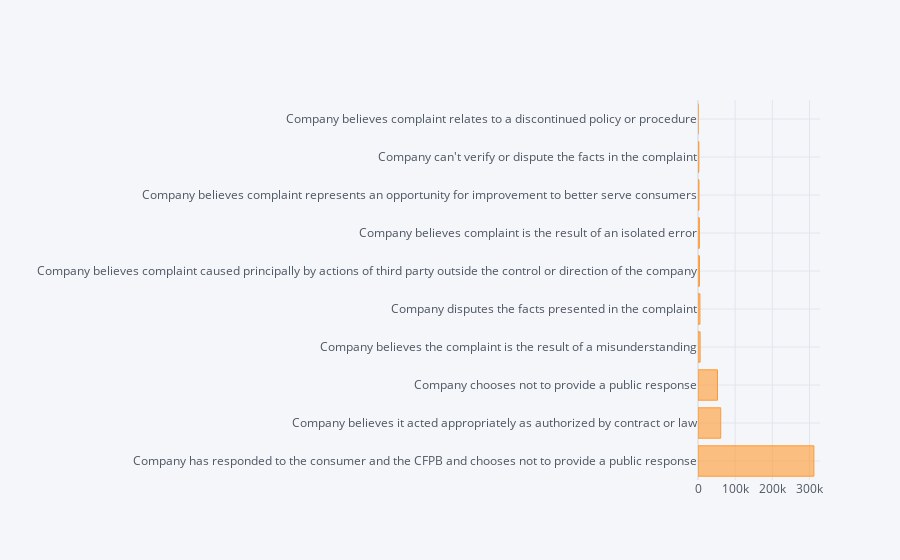

Notebook code cell kept with this figure:
### Code cell
df['Company Public Response'].value_counts().iplot(kind='barh',fontsize=14)

### Figure 1 — Plotly figure (JSON) as saved in the notebook; plotly's stock layout.template omitted (floating-point values rounded to 4 significant figures)
{"data": [{"marker": {"color": "rgba(255, 153, 51, 0.6)", "line": {"color": "rgba(255, 153, 51, 1.0)", "width": 1}}, "name": "Company Public Response", "orientation": "h", "text": "", "type": "bar", "x": [311852, 61135, 52473, 5674, 5257, 3989, 3728, 2618, 2295, 61], "y": ["Company has responded to the consumer and the CFPB and chooses not to provide a public response", "Company believes it acted appropriately as authorized by contract or law", "Company chooses not to provide a public response", "Company believes the complaint is the result of a misunderstanding", "Company disputes the facts presented in the complaint", "Company believes complaint caused principally by actions of third party outside the control or direction of the company", "Company believes complaint is the result of an isolated error", "Company believes complaint represents an opportunity for improvement to better serve consumers", "Company can't verify or dispute the facts in the complaint", "Company believes complaint relates to a discontinued policy or procedure"]}], "layout": {"autosize": true, "legend": {"bgcolor": "#F5F6F9", "font": {"color": "#4D5663"}}, "paper_bgcolor": "#F5F6F9", "plot_bgcolor": "#F5F6F9", "title": {"font": {"color": "#4D5663"}}, "xaxis": {"autorange": true, "gridcolor": "#E1E5ED", "range": [0, 328300.0], "showgrid": true, "tickfont": {"color": "#4D5663"}, "title": {"font": {"color": "#4D5663"}, "text": ""}, "type": "linear", "zerolinecolor": "#E1E5ED"}, "yaxis": {"autorange": true, "gridcolor": "#E1E5ED", "range": [-0.5, 9.5], "showgrid": true, "tickfont": {"color": "#4D5663"}, "title": {"font": {"color": "#4D5663"}, "text": ""}, "type": "category", "zerolinecolor": "#E1E5ED"}}}
